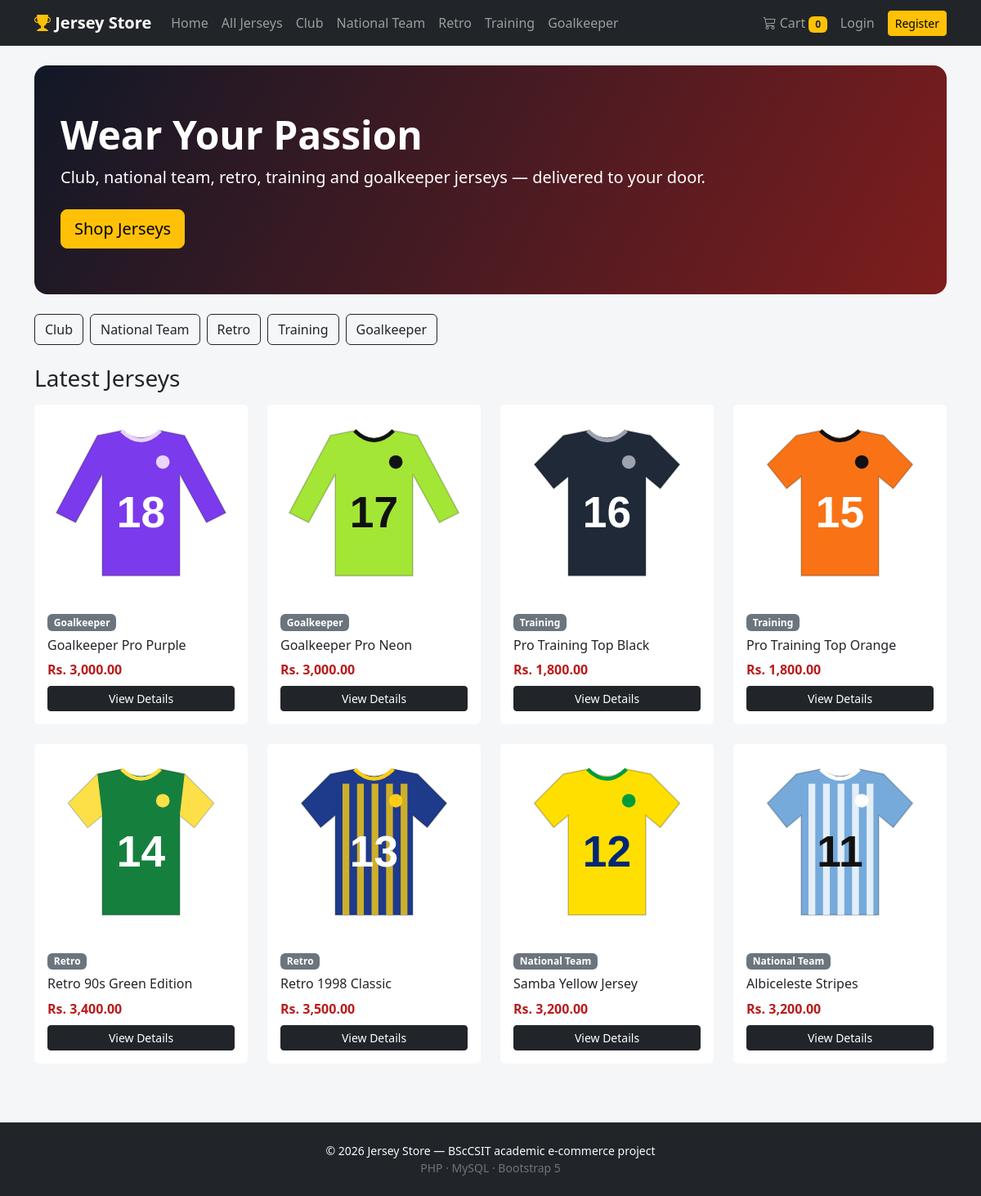
The page / on the database its author committed.
### tables this page shows
CREATE TABLE IF NOT EXISTS products (
  id INT AUTO_INCREMENT PRIMARY KEY,
  name VARCHAR(150) NOT NULL,
  category ENUM('Club','National Team','Retro','Training','Goalkeeper') NOT NULL,
  price DECIMAL(10,2) NOT NULL,
  size VARCHAR(50) NOT NULL DEFAULT 'S,M,L,XL',
  stock INT NOT NULL DEFAULT 0,
  description TEXT,
  image VARCHAR(255),
  created_at TIMESTAMP DEFAULT CURRENT_TIMESTAMP
);

### includes/auth.php (called while the page is built, shortened)
<?php
function e($v) { return htmlspecialchars((string)$v, ENT_QUOTES, 'UTF-8'); }
function money($v) { return 'Rs. ' . number_format((float)$v, 2); }
function product_image($img) {
    $img = $img ?: 'placeholder.svg';
    return BASE_URL . '/uploads/products/' . rawurlencode($img);
}
function cart_count() {
    $n = 0;
    return $n;
}

### includes/product_card.php (the view)
<div class="col-6 col-md-4 col-lg-3">
  <div class="card product-card h-100">
    <a href="<?= BASE_URL ?>/product.php?id=<?= (int)$p['id'] ?>"><img src="<?= e(product_image($p['image'])) ?>" class="card-img-top" alt="<?= e($p['name']) ?>"></a>
    <div class="card-body d-flex flex-column">
      <span class="badge text-bg-secondary align-self-start mb-2"><?= e($p['category']) ?></span>
      <h6 class="card-title"><?= e($p['name']) ?></h6>
      <div class="price mb-2"><?= money($p['price']) ?></div>
      <a href="<?= BASE_URL ?>/product.php?id=<?= (int)$p['id'] ?>" class="btn btn-dark btn-sm mt-auto">View Details</a>
    </div>
  </div>
</div>

### includes/header.php (shortened to what this page needs)
<?php require_once __DIR__ . '/auth.php'; ?>
<!DOCTYPE html>
<html lang="en">
<head>
  <link href="https://cdn.jsdelivr.net/npm/bootstrap@5.3.3/dist/css/bootstrap.min.css" rel="stylesheet">
  <link href="https://cdn.jsdelivr.net/npm/bootstrap-icons@1.11.3/font/bootstrap-icons.css" rel="stylesheet">
  <link href="<?= BASE_URL ?>/assets/css/main.css" rel="stylesheet">
</head>
<body>
<nav class="navbar navbar-expand-lg navbar-dark bg-dark sticky-top">
  <div class="container">
    <a class="navbar-brand fw-bold" href="<?= BASE_URL ?>/index.php"><i class="bi bi-trophy-fill text-warning"></i> Jersey Store</a>
    <div class="collapse navbar-collapse" id="nav">
      <ul class="navbar-nav me-auto">
        <li class="nav-item"><a class="nav-link" href="<?= BASE_URL ?>/index.php">Home</a></li>
        <li class="nav-item"><a class="nav-link" href="<?= BASE_URL ?>/products.php">All Jerseys</a></li>
        <?php foreach (['Club','National Team','Retro','Training','Goalkeeper'] as $c): ?>
          <li class="nav-item d-none d-xl-block"><a class="nav-link" href="<?= BASE_URL ?>/products.php?category=<?= urlencode($c) ?>"><?= e($c) ?></a></li>
        <?php endforeach; ?>
      </ul>
      <ul class="navbar-nav align-items-lg-center">
        <li class="nav-item"><a class="nav-link" href="<?= BASE_URL ?>/cart.php"><i class="bi bi-cart3"></i> Cart <span class="badge bg-warning text-dark"><?= cart_count() ?></span></a></li>
        <?php if (!empty($_SESSION['user_id'])): ?>
          <li class="nav-item dropdown">
            <a class="nav-link dropdown-toggle" href="#" data-bs-toggle="dropdown"><i class="bi bi-person-circle"></i> <?= e($_SESSION['username']) ?></a>
            <ul class="dropdown-menu dropdown-menu-end">
              <li><a class="dropdown-item" href="<?= BASE_URL ?>/orders.php">My Orders</a></li>
              <li><a class="dropdown-item" href="<?= BASE_URL ?>/logout.php">Logout</a></li>
            </ul>
          </li>
        <?php else: ?>
          <li class="nav-item"><a class="nav-link" href="<?= BASE_URL ?>/login.php">Login</a></li>
          <li class="nav-item"><a class="btn btn-warning btn-sm ms-lg-2" href="<?= BASE_URL ?>/register.php">Register</a></li>
        <?php endif; ?>
      </ul>
    </div>
  </div>
</nav>
<main class="container py-4">

### index.php (shortened to what this page needs)
<?php
require __DIR__ . '/includes/header.php';
$featured = $pdo->query('SELECT * FROM products ORDER BY created_at DESC, id DESC LIMIT 8')->fetchAll();
$cats = ['Club','National Team','Retro','Training','Goalkeeper'];
?>
<section class="hero mb-4">
  <h1 class="display-5 fw-bold">Wear Your Passion</h1>
  <p class="lead mb-4">Club, national team, retro, training and goalkeeper jerseys &mdash; delivered to your door.</p>
  <a href="products.php" class="btn btn-warning btn-lg">Shop Jerseys</a>
</section>
<div class="mb-4 d-flex flex-wrap gap-2">
  <?php foreach ($cats as $c): ?>
    <a class="btn btn-outline-dark category-pill" href="products.php?category=<?= urlencode($c) ?>"><?= e($c) ?></a>
  <?php endforeach; ?>
</div>
<h3 class="mb-3">Latest Jerseys</h3>
<div class="row g-4">
  <?php foreach ($featured as $p): include __DIR__ . '/includes/product_card.php'; endforeach; ?>
</div>
<?php require __DIR__ . '/includes/footer.php'; ?>

### includes/footer.php (shortened to what this page needs)
</main>
<footer class="bg-dark text-light py-4 mt-5">
  <div class="container text-center small">
    <div>&copy; <?= date('Y') ?> Jersey Store &mdash; BScCSIT academic e-commerce project</div>
    <div class="text-secondary">PHP &middot; MySQL &middot; Bootstrap 5</div>
  </div>
</footer>
</body>
</html>

### assets/css/main.css (style rules this page uses)
body { background:#f5f6f8; }
.hero { background:linear-gradient(120deg,#111827,#7f1d1d); color:#fff; border-radius:1rem; padding:3.5rem 2rem; }
.product-card { transition:transform .15s, box-shadow .15s; border:0; }
.product-card img { height:240px; object-fit:contain; background:#fff; padding:.75rem; }
.price { font-weight:700; color:#b91c1c; }
.category-pill { text-decoration:none; }

### rows shown on the page
products: image (picture), category "Goalkeeper", name "Goalkeeper Pro Purple", price "Rs. 3,000.00"
products: image (picture), category "Goalkeeper", name "Goalkeeper Pro Neon", price "Rs. 3,000.00"
products: image (picture), category "Training", name "Pro Training Top Black", price "Rs. 1,800.00"
products: image (picture), category "Training", name "Pro Training Top Orange", price "Rs. 1,800.00"
products: image (picture), category "Retro", name "Retro 90s Green Edition", price "Rs. 3,400.00"
products: image (picture), category "Retro", name "Retro 1998 Classic", price "Rs. 3,500.00"
products: image (picture), category "National Team", name "Samba Yellow Jersey", price "Rs. 3,200.00"
products: image (picture), category "National Team", name "Albiceleste Stripes", price "Rs. 3,200.00"

### other values the page prints
$c "Club"
$c "National Team"
$c "Retro"
$c "Training"
$c "Goalkeeper"
cart_count() "0"
